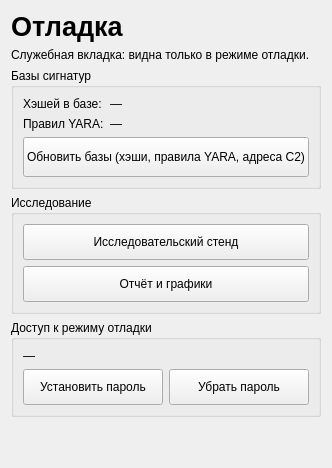
<?xml version="1.0" encoding="UTF-8"?>
<ui version="4.0">
 <class>DebugPage</class>
 <widget class="QWidget" name="DebugPage">
  <layout class="QVBoxLayout" name="mainLayout">
   <item>
    <widget class="QLabel" name="lblTitle">
     <property name="styleSheet"><string notr="true">font-size: 20pt; font-weight: 600;</string></property>
     <property name="text"><string>Отладка</string></property>
    </widget>
   </item>
   <item>
    <widget class="QLabel" name="lblHint">
     <property name="text"><string>Служебная вкладка: видна только в режиме отладки.</string></property>
     <property name="wordWrap"><bool>true</bool></property>
    </widget>
   </item>
   <item>
    <widget class="QGroupBox" name="groupDatabases">
     <property name="title"><string>Базы сигнатур</string></property>
     <layout class="QFormLayout" name="formDatabases">
      <item row="0" column="0"><widget class="QLabel" name="captionHashes"><property name="text"><string>Хэшей в базе:</string></property></widget></item>
      <item row="0" column="1"><widget class="QLabel" name="lblHashes"><property name="text"><string>—</string></property></widget></item>
      <item row="1" column="0"><widget class="QLabel" name="captionRules"><property name="text"><string>Правил YARA:</string></property></widget></item>
      <item row="1" column="1"><widget class="QLabel" name="lblRules"><property name="text"><string>—</string></property></widget></item>
      <item row="2" column="0" colspan="2"><widget class="QPushButton" name="btnUpdateDatabases"><property name="minimumSize"><size><width>0</width><height>40</height></size></property><property name="text"><string>Обновить базы (хэши, правила YARA, адреса C2)</string></property></widget></item>
     </layout>
    </widget>
   </item>
   <item>
    <widget class="QGroupBox" name="groupResearch">
     <property name="title"><string>Исследование</string></property>
     <layout class="QVBoxLayout" name="layoutResearch">
      <item><widget class="QPushButton" name="btnResearch"><property name="minimumSize"><size><width>0</width><height>36</height></size></property><property name="text"><string>Исследовательский стенд</string></property></widget></item>
      <item><widget class="QPushButton" name="btnReport"><property name="minimumSize"><size><width>0</width><height>36</height></size></property><property name="text"><string>Отчёт и графики</string></property></widget></item>
     </layout>
    </widget>
   </item>
   <item>
    <widget class="QGroupBox" name="groupAccess">
     <property name="title"><string>Доступ к режиму отладки</string></property>
     <layout class="QVBoxLayout" name="layoutAccess">
      <item><widget class="QLabel" name="lblPasswordState"><property name="text"><string>—</string></property><property name="wordWrap"><bool>true</bool></property></widget></item>
      <item>
       <layout class="QHBoxLayout" name="rowPassword">
        <item><widget class="QPushButton" name="btnSetPassword"><property name="minimumSize"><size><width>0</width><height>36</height></size></property><property name="text"><string>Установить пароль</string></property></widget></item>
        <item><widget class="QPushButton" name="btnRemovePassword"><property name="minimumSize"><size><width>0</width><height>36</height></size></property><property name="text"><string>Убрать пароль</string></property></widget></item>
       </layout>
      </item>
     </layout>
    </widget>
   </item>
   <item>
    <spacer name="verticalSpacer"><property name="orientation"><enum>Qt::Vertical</enum></property><property name="sizeHint" stdset="0"><size><width>20</width><height>40</height></size></property></spacer>
   </item>
  </layout>
 </widget>
 <resources/>
 <connections/>
</ui>
